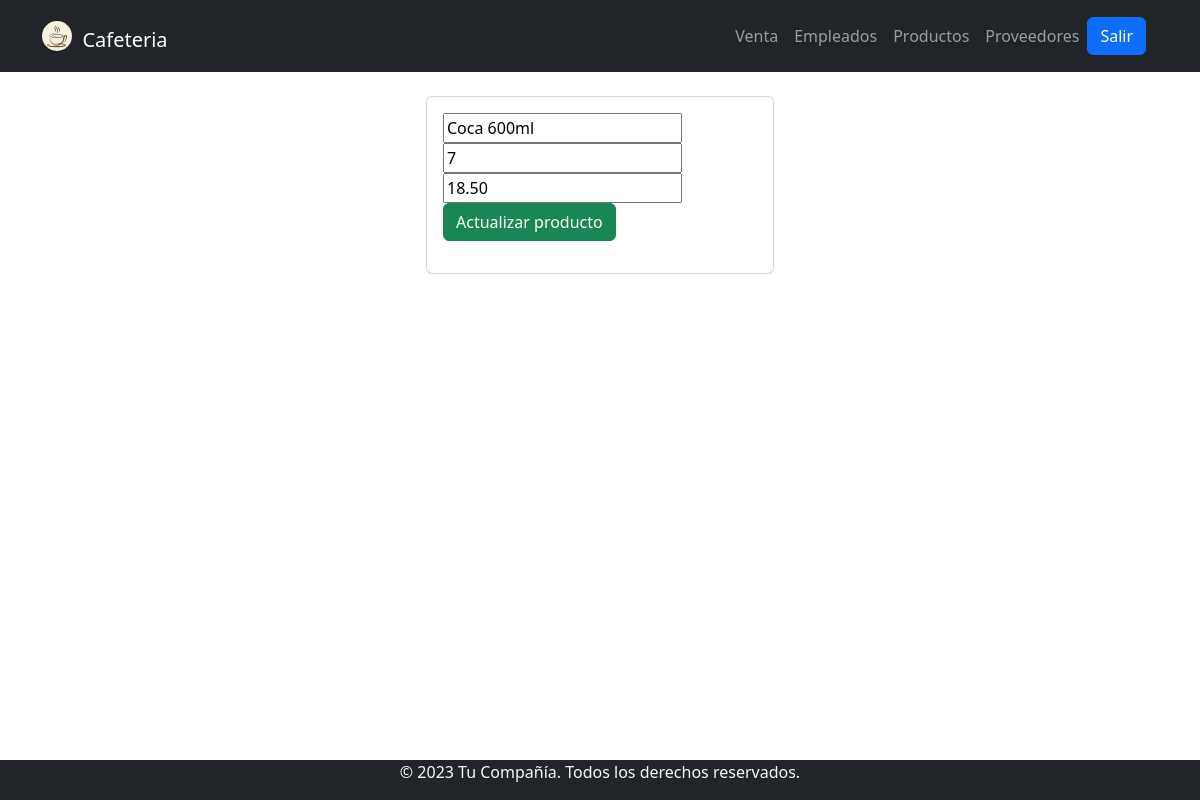
/edit.php?id=10, run on the app's committed database.
### tables this page shows
CREATE TABLE `Productos` (
  `idProducto` int NOT NULL,
  `nombreProducto` varchar(50) NOT NULL,
  `precio` decimal(10,2) NOT NULL,
  `cantidad` int NOT NULL
);

### www/edit.php (the view, shortened to what this page needs)
<?php
    include 'Model/conexion.php';
    if(isset($_GET['id'])){
        $id=$_GET['id'];
        $query= "SELECT * from Productos where idProducto = $id";
        $result= mysqli_query($conn,$query);
        if (mysqli_num_rows($result)==1) {
            $row=mysqli_fetch_array($result);
            $producto= $row['nombreProducto'];
            $cantidad=$row['cantidad'];
            $precio=$row['precio'];
        }
    }
?>
<?php include 'Template/footer.php';
      include 'Template/header.php';  ?>
    <div class="container p-4">
    <div class="row">
        <div class="col-md-4 mx-auto">
            <div class="card card-body">
                <form action="edit.php?id=<?php echo $_GET['id'];?>" method="POST">
                <div class="from-group">
                        <input type="text" name="Producto" value="<?php   echo $producto;    ?>" class="from-control" placeholder="Descripción del producto">
                    </div>
                    <div class="from-group">
                        <input type="text" name="Cantidad" value="<?php   echo $cantidad;    ?>" class="from-control" placeholder="Cantidad del producto">
                    </div>
                    <div class="from-group">
                        <input type="text" name="Precio" value="<?php   echo $precio;   ?>" class="from-control" placeholder="Precio del producto">
                    </div>
                    <input type="submit" class="btn btn-success btn-block" name="edit" value="Actualizar producto">
                    </div>
            </div>
        </div>
    </div>

### data on the page
productos: Producto "Coca 600ml", Cantidad "7", Precio "18.50"
